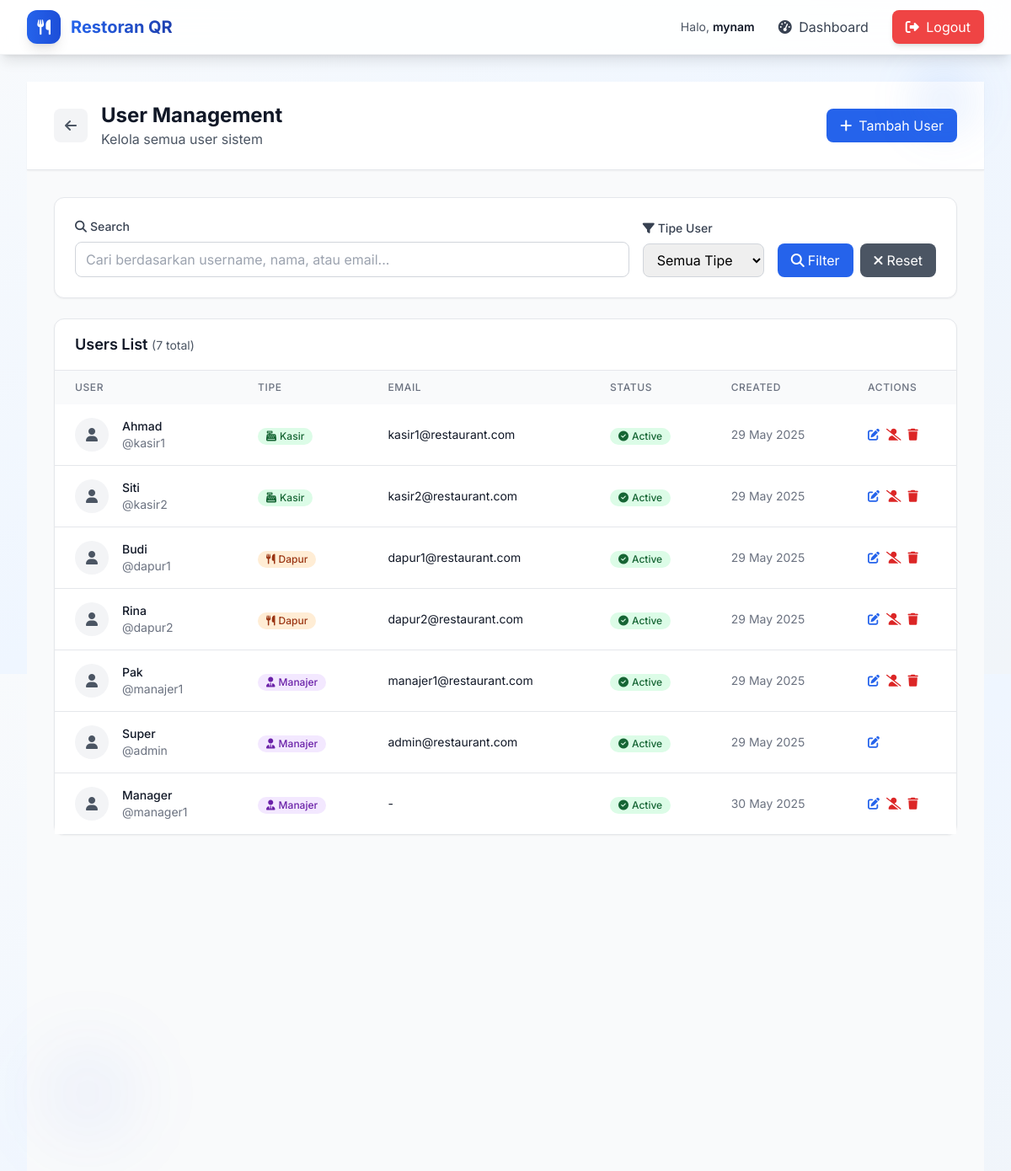
/auth/users/ (signed in), run on the app's committed database.
### authentication/models.py (models this page shows, shortened)
class UserProfile(models.Model):
    USER_TYPES = [
        ('SUPERADMIN', 'Super Admin'),
        ('KASIR', 'Kasir'),
        ('DAPUR', 'Dapur'),
        ('MANAJER', 'Manajer'),
    ]
    user = models.OneToOneField(User, on_delete=models.CASCADE)
    user_type = models.CharField(max_length=15, choices=USER_TYPES)
    phone_number = models.CharField(max_length=15, blank=True, null=True)
    is_active = models.BooleanField(default=True)
    created_at = models.DateTimeField(auto_now_add=True)
    updated_at = models.DateTimeField(auto_now=True)
    class Meta:
        verbose_name = "Profile Pengguna"
        verbose_name_plural = "Profile Pengguna"

### authentication/views.py (the view, shortened to what this page needs)
    def _wrapped_view(request, *args, **kwargs):
        if not request.user.is_authenticated:
            return redirect('authentication:login')
        if request.user.is_superuser:
            return view_func(request, *args, **kwargs)

### authentication/views.py (called while the page is built, shortened)
def superadmin_required(view_func):
    def _wrapped_view(request, *args, **kwargs):
        if not request.user.is_authenticated:
            return redirect('authentication:login')
        if request.user.is_superuser:
            return view_func(request, *args, **kwargs)
    return _wrapped_view

@login_required
@superadmin_required
def user_management(request):
    search_query = request.GET.get('search', '')
    user_type_filter = request.GET.get('user_type', '')
    users = UserProfile.objects.select_related('user').all()
    if user_type_filter:
        users = users.filter(user_type=user_type_filter)
    paginator = Paginator(users, 10)
    page_number = request.GET.get('page')
    users_page = paginator.get_page(page_number)
    context = {
        'users': users_page,
        'search_query': search_query,
        'user_type_filter': user_type_filter,
        'user_types': UserProfile.USER_TYPES,
    }
    return render(request, 'authentication/user_management.html', context)

### templates/authentication/user_management.html (shortened to what this page needs)
{% extends 'base.html' %}
{% block content %}
<div class="min-h-screen bg-gray-50">
    <div class="bg-white shadow-sm border-b">
        <div class="max-w-7xl mx-auto px-4 sm:px-6 lg:px-8">
            <div class="flex justify-between items-center py-6">
                <div class="flex items-center">
                    <a href="{% url 'authentication:admin_dashboard' %}"
                       class="flex items-center justify-center w-10 h-10 bg-gray-100 hover:bg-gray-200 rounded-lg mr-4 transition-colors">
                        <i class="fas fa-arrow-left text-gray-600"></i>
                    </a>
                    <div>
                        <h1 class="text-2xl font-bold text-gray-900">User Management</h1>
                        <p class="text-gray-600">Kelola semua user sistem</p>
                    </div>
                </div>
                <a href="{% url 'authentication:create_user' %}"
                   class="bg-blue-600 hover:bg-blue-700 text-white px-4 py-2 rounded-lg flex items-center transition-colors">
                    <i class="fas fa-plus mr-2"></i>
                    Tambah User
                </a>
            </div>
        </div>
    </div>
    <div class="max-w-7xl mx-auto px-4 sm:px-6 lg:px-8 py-8">
        <div class="bg-white rounded-xl shadow-sm border border-gray-200 mb-6">
            <div class="p-6">
                <form method="get" class="flex flex-wrap items-end gap-4">
                    <div class="flex-1 min-w-64">
                        <label for="search" class="block text-sm font-medium text-gray-700 mb-2">
                            <i class="fas fa-search mr-1"></i>Search
                        </label>
                        <input
                            type="text"
                            id="search"
                            name="search"
                            value="{{ search_query }}"
                            class="w-full px-3 py-2 border border-gray-300 rounded-lg focus:ring-2 focus:ring-blue-500 focus:border-blue-500"
                            placeholder="Cari berdasarkan username, nama, atau email..."
                        >
                    </div>
                    <div>
                        <label for="user_type" class="block text-sm font-medium text-gray-700 mb-2">
                            <i class="fas fa-filter mr-1"></i>Tipe User
                        </label>
                        <select
                            id="user_type"
                            name="user_type"
                            class="px-3 py-2 border border-gray-300 rounded-lg focus:ring-2 focus:ring-blue-500 focus:border-blue-500"
                        >
                            <option value="">Semua Tipe</option>
                        </select>
                    </div>
                    <div class="flex gap-2">
                        <button type="submit"
                                class="bg-blue-600 hover:bg-blue-700 text-white px-4 py-2 rounded-lg transition-colors">
                            <i class="fas fa-search mr-1"></i>Filter
                        </button>
                        <a href="{% url 'authentication:user_management' %}"
                           class="bg-gray-600 hover:bg-gray-700 text-white px-4 py-2 rounded-lg transition-colors">
                            <i class="fas fa-times mr-1"></i>Reset
                        </a>
                    </div>
                </form>
            </div>
        </div>
        <div class="bg-white rounded-xl shadow-sm border border-gray-200">
            <div class="px-6 py-4 border-b border-gray-200">
                <h3 class="text-lg font-semibold text-gray-900">
                    Users List
                    {% if users.paginator.count %}
                        <span class="text-sm font-normal text-gray-600">({{ users.paginator.count }} total)</span>
                    {% endif %}
                </h3>
            </div>
            {% if users %}
                <div class="overflow-x-auto">
                    <table class="w-full">
                        <thead class="bg-gray-50">
                            <tr>
                                <th class="px-6 py-3 text-left text-xs font-medium text-gray-500 uppercase tracking-wider">User</th>
                                <th class="px-6 py-3 text-left text-xs font-medium text-gray-500 uppercase tracking-wider">Tipe</th>
                                <th class="px-6 py-3 text-left text-xs font-medium text-gray-500 uppercase tracking-wider">Email</th>
                                <th class="px-6 py-3 text-left text-xs font-medium text-gray-500 uppercase tracking-wider">Status</th>
                                <th class="px-6 py-3 text-left text-xs font-medium text-gray-500 uppercase tracking-wider">Created</th>
                                <th class="px-6 py-3 text-left text-xs font-medium text-gray-500 uppercase tracking-wider">Actions</th>
                            </tr>
                        </thead>
                        <tbody class="bg-white divide-y divide-gray-200">
                            {% for user_profile in users %}
                            <tr class="hover:bg-gray-50">
                                <td class="px-6 py-4 whitespace-nowrap">
                                    <div class="flex items-center">
                                        <div class="flex items-center justify-center w-10 h-10 bg-gray-100 rounded-full">
                                            <i class="fas fa-user text-gray-600"></i>
                                        </div>
                                        <div class="ml-4">
                                            <div class="text-sm font-medium text-gray-900">
                                                {{ user_profile.user.first_name|default:user_profile.user.username }}
                                            </div>
                                            <div class="text-sm text-gray-500">@{{ user_profile.user.username }}</div>
                                        </div>
                                    </div>
                                </td>
                                <td class="px-6 py-4 whitespace-nowrap">
                                    <span class="inline-flex items-center px-2.5 py-0.5 rounded-full text-xs font-medium
                                        {% if user_profile.user_type == 'KASIR' %}bg-green-100 text-green-800
                                        {% elif user_profile.user_type == 'DAPUR' %}bg-orange-100 text-orange-800
                                        {% elif user_profile.user_type == 'MANAJER' %}bg-purple-100 text-purple-800
                                        {% elif user_profile.user_type == 'SUPERADMIN' %}bg-blue-100 text-blue-800
                                        {% else %}bg-gray-100 text-gray-800{% endif %}">
                                        {% if user_profile.user_type == 'KASIR' %}<i class="fas fa-cash-register mr-1"></i>
                                        {% elif user_profile.user_type == 'DAPUR' %}<i class="fas fa-utensils mr-1"></i>
                                        {% elif user_profile.user_type == 'MANAJER' %}<i class="fas fa-user-tie mr-1"></i>
                                        {% elif user_profile.user_type == 'SUPERADMIN' %}<i class="fas fa-crown mr-1"></i>
                                        {% endif %}
                                        {{ user_profile.get_user_type_display }}
                                    </span>
                                </td>
                                <td class="px-6 py-4 whitespace-nowrap text-sm text-gray-900">
                                    {{ user_profile.user.email|default:"-" }}
                                </td>
                                <td class="px-6 py-4 whitespace-nowrap">
                                    {% if user_profile.is_active %}
                                        <span class="inline-flex items-center px-2.5 py-0.5 rounded-full text-xs font-medium bg-green-100 text-green-800">
                                            <i class="fas fa-check-circle mr-1"></i>Active
                                        </span>
                                    {% else %}
                                        <span class="inline-flex items-center px-2.5 py-0.5 rounded-full text-xs font-medium bg-red-100 text-red-800">
                                            <i class="fas fa-times-circle mr-1"></i>Inactive
                                        </span>
                                    {% endif %}
                                </td>
                                <td class="px-6 py-4 whitespace-nowrap text-sm text-gray-500">
                                    {{ user_profile.created_at|date:"d M Y" }}
                                </td>
                                <td class="px-6 py-4 whitespace-nowrap text-sm font-medium">
                                    <div class="flex items-center space-x-2">
                                        <button onclick="editUser({{ user_profile.id }})"
                                                class="text-blue-600 hover:text-blue-900 transition-colors">
                                            <i class="fas fa-edit"></i>
                                        </button>
                                        {% if not user_profile.user.is_superuser %}
                                            <button onclick="toggleUserStatus({{ user_profile.id }}, {{ user_profile.is_active|yesno:'false,true' }})"
                                                    class="{% if user_profile.is_active %}text-red-600 hover:text-red-900{% else %}text-green-600 hover:text-green-900{% endif %} transition-colors">
                                                {% if user_profile.is_active %}
                                                    <i class="fas fa-user-slash" title="Nonaktifkan"></i>
                                                {% else %}
                                                    <i class="fas fa-user-check" title="Aktifkan"></i>
                                                {% endif %}
                                            </button>
                                            <button onclick="deleteUser({{ user_profile.id }}, '{{ user_profile.user.username }}')"
                                                    class="text-red-600 hover:text-red-900 transition-colors">
                                                <i class="fas fa-trash"></i>
                                            </button>
                                        {% endif %}
                                    </div>
                                </td>
                            </tr>
                            {% endfor %}
                        </tbody>
                    </table>
                </div>
            {% endif %}
        </div>
    </div>
</div>
{% endblock %}

### templates/base.html (shortened to what this page needs)
<!DOCTYPE html>
<html lang="id">
<head>
    <script src="https://cdn.tailwindcss.com"></script>
    <link rel="stylesheet" href="https://cdnjs.cloudflare.com/ajax/libs/font-awesome/6.4.0/css/all.min.css">
</head>
<body class="bg-gradient-to-br from-slate-50 via-blue-50 to-slate-100 min-h-screen font-sans">
    <nav class="bg-white/90 backdrop-blur-lg border-b border-gray-200/50 sticky top-0 z-50 shadow-lg">
        <div class="max-w-7xl mx-auto px-4 sm:px-6 lg:px-8">
            <div class="flex justify-between items-center h-16">                <div class="flex items-center">
                    <a href="{% url 'home' %}" class="flex items-center space-x-3 text-gray-900 hover:text-blue-600 transition-colors duration-300">
                        <div class="w-10 h-10 bg-gradient-to-r from-blue-600 to-blue-700 rounded-xl flex items-center justify-center shadow-lg">
                            <i class="fas fa-utensils text-white text-lg"></i>
                        </div>
                        <span class="text-xl font-bold bg-gradient-to-r from-blue-600 to-blue-800 bg-clip-text text-transparent">
                        </span>
                    </a>
                </div>
                <div class="flex items-center space-x-4">
                    {% if user.is_authenticated %}
                        <div class="flex items-center space-x-4">
                            <span class="text-sm text-gray-600">
                                Halo, <span class="font-semibold text-gray-900">{{ user.get_full_name|default:user.username }}</span>
                            </span>                            <a href="{% url 'authentication:dashboard' %}" class="text-gray-700 hover:text-blue-600 px-3 py-2 rounded-lg hover:bg-blue-50 transition-colors duration-200">
                                <i class="fas fa-tachometer-alt mr-1"></i>
                                Dashboard
                            </a>
                            <a href="{% url 'authentication:logout' %}" class="bg-red-500 hover:bg-red-600 text-white px-4 py-2 rounded-lg transition-colors duration-200 shadow-md hover:shadow-lg">
                                <i class="fas fa-sign-out-alt mr-1"></i>
                                Logout
                            </a>
                        </div>
                    {% endif %}
                </div>
            </div>
        </div>
    </nav>
    <main class="max-w-7xl mx-auto px-4 sm:px-6 lg:px-8 py-8">
        <div class="animate-fade-in">
            {% block content %}{% endblock %}
        </div>
    </main>
    <div class="fixed top-20 right-10 w-20 h-20 bg-blue-500/10 rounded-full blur-xl floating-element"></div>
    <div class="fixed bottom-20 left-10 w-32 h-32 bg-blue-600/5 rounded-full blur-2xl floating-element" style="animation-delay: 1s;"></div>
</body>
</html>

### templates/base.html (style rules this page uses)
.floating-element { animation: float 3s ease-in-out infinite; }

### data on the page
UserProfile: user.first_name "Ahmad", user.username "kasir1", user_type "Kasir", user.email "kasir1@restaurant.com", is_active True (drawn), created_at "29 May 2025"
UserProfile: user.first_name "Siti", user.username "kasir2", user_type "Kasir", user.email "kasir2@restaurant.com", is_active True (drawn), created_at "29 May 2025"
UserProfile: user.first_name "Budi", user.username "dapur1", user_type "Dapur", user.email "dapur1@restaurant.com", is_active True (drawn), created_at "29 May 2025"
UserProfile: user.first_name "Rina", user.username "dapur2", user_type "Dapur", user.email "dapur2@restaurant.com", is_active True (drawn), created_at "29 May 2025"
UserProfile: user.first_name "Pak", user.username "manajer1", user_type "Manajer", user.email "manajer1@restaurant.com", is_active True (drawn), created_at "29 May 2025"
UserProfile: user.first_name "Super", user.username "admin", user_type "Manajer", user.email "admin@restaurant.com", is_active True (drawn), created_at "29 May 2025"
UserProfile: user.first_name "Manager", user.username "manager1", user_type "Manajer", user.email "-", is_active True (drawn), created_at "30 May 2025"

### other printed values
{{ user.get_full_name|default:user.username }} "mynam"
{{ users.paginator.count }} "7"
